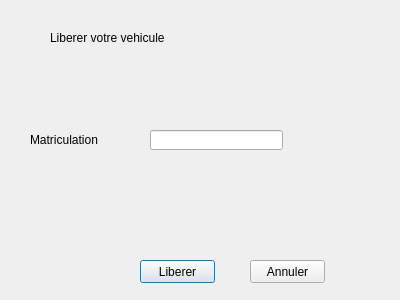
<?xml version="1.0" encoding="UTF-8"?>
<ui version="4.0">
 <class>liberer</class>
 <widget class="QDialog" name="liberer">
  <property name="geometry">
   <rect>
    <x>0</x>
    <y>0</y>
    <width>400</width>
    <height>300</height>
   </rect>
  </property>
  <property name="windowTitle">
   <string>Dialog</string>
  </property>
  <widget class="QLabel" name="label_3">
   <property name="geometry">
    <rect>
     <x>50</x>
     <y>30</y>
     <width>291</width>
     <height>16</height>
    </rect>
   </property>
   <property name="text">
    <string>Liberer votre vehicule</string>
   </property>
  </widget>
  <widget class="QPushButton" name="pushButton">
   <property name="geometry">
    <rect>
     <x>140</x>
     <y>260</y>
     <width>75</width>
     <height>23</height>
    </rect>
   </property>
   <property name="text">
    <string>Liberer</string>
   </property>
  </widget>
  <widget class="QPushButton" name="pushButton_2">
   <property name="geometry">
    <rect>
     <x>250</x>
     <y>260</y>
     <width>75</width>
     <height>23</height>
    </rect>
   </property>
   <property name="text">
    <string>Annuler</string>
   </property>
  </widget>
  <widget class="QLineEdit" name="lineEdit">
   <property name="geometry">
    <rect>
     <x>150</x>
     <y>130</y>
     <width>133</width>
     <height>20</height>
    </rect>
   </property>
  </widget>
  <widget class="QLabel" name="label">
   <property name="geometry">
    <rect>
     <x>30</x>
     <y>130</y>
     <width>81</width>
     <height>20</height>
    </rect>
   </property>
   <property name="text">
    <string>Matriculation</string>
   </property>
  </widget>
 </widget>
 <resources/>
 <connections/>
</ui>
